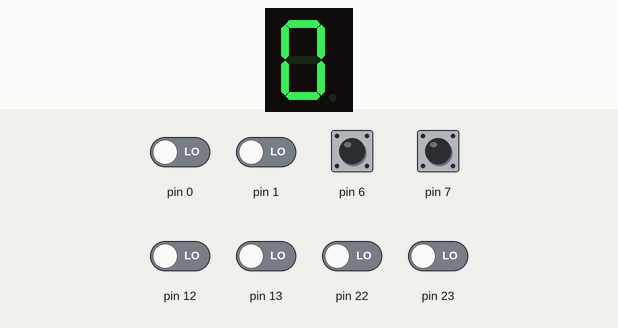
This sketch was run on a simulated Arduino Uno, built with avr-gcc and run on an emulated ATmega328P. Shown: 1-digit seven-segment display. Wiring (inferred from the names in the program): 1-digit 7-segment display, segments lit when LOW: segments pin 5, pin 4, pin 3, pin 2, pin 11, pin 10, pin 9, pin 8. The test bench sets the inputs (shaded band); at power-on: pin 6, pin 7 HIGH, pin 0, pin 1, pin 12, pin 13, pin 22, pin 23 LOW. The segment pins are drawn as the display they are named for.

Above: at 0.1 s.
At 20.1 s:
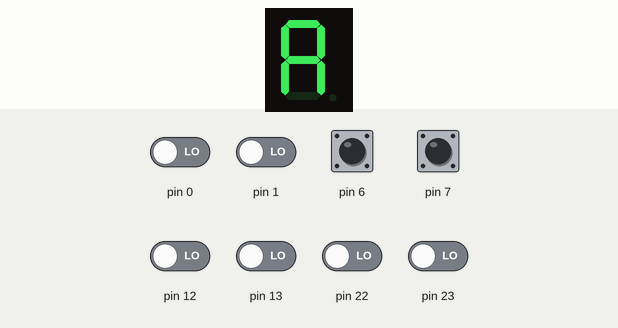
At 24.1 s:
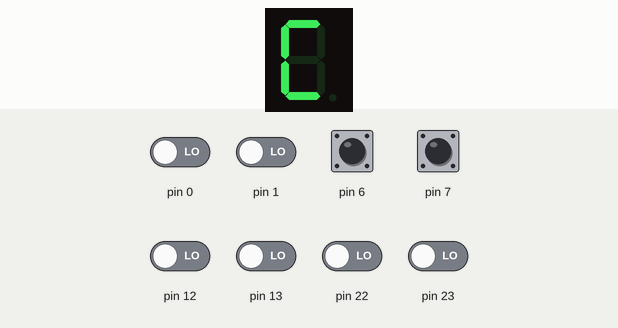
At 26.1 s:
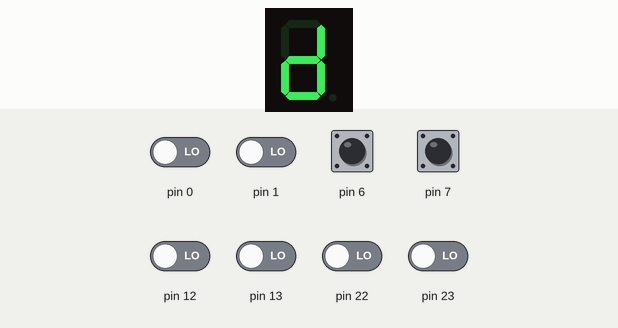
At 28.1 s:
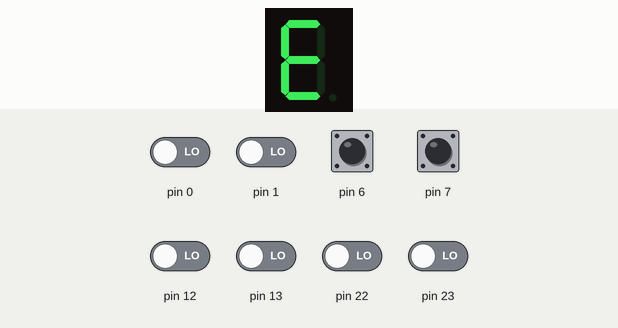
At 30.1 s:
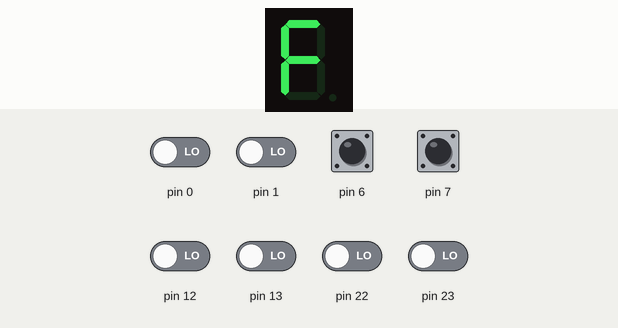

The sketch:

ledmatrix.ino
```cpp
#include "LedMatrix.h"

LedMatrix m ;

void setup() {
    m.clear() ;
//    Serial.begin(115200) ;
}

void loop() {
    m.clear() ;

//    for (MatrixSegment s = A; s <= H; s++) {
//        m.segment(s, true) ;
//        delay(500) ;
//    }
//
//    for (MatrixSegment s = H; s >= A; s--) {
//        m.segment(s, false) ;
//        delay(500) ;
//    }

    for (uint8_t i = 0x0; i <= 0xF; i++) {
        m.digit(i, false) ;
        delay(1000) ;
        m.digit(i, true) ;
        delay(500) ;
        m.digit(i, false) ;
        delay(500) ;
    }
}
```

LedMatrix.cpp
```cpp
#include "LedMatrix.h"

const uint8_t pins[] = { 5, 4, 3, 2, 11, 10, 9, 8 } ;

const uint8_t digits[][2] = {
  { B0000, B0011 },
  { B1001, B1111 },
  { B0010, B0101 },
  { B0000, B1101 },
  { B1001, B1001 },
  { B0100, B1001 },
  { B0100, B0001 },
  { B0001, B1111 },
  { B0000, B0001 },
  { B0000, B1001 },
  { B0001, B0001 },
  { B1100, B0001 },
  { B0110, B0011 },
  { B1000, B0101 },
  { B0110, B0001 },
  { B0111, B0001 }
} ;

MatrixSegment& operator++(MatrixSegment &s) {
    s = static_cast<MatrixSegment>(static_cast<int>(s) + 1 ) ;
    return s ;
}

MatrixSegment& operator--(MatrixSegment &s) {
    s = static_cast<MatrixSegment>(static_cast<int>(s) - 1) ;
    return s ;
}

MatrixSegment operator++(MatrixSegment &s, int) {
  MatrixSegment m = s ;
  ++s ;
  return m ;
}

MatrixSegment operator--(MatrixSegment &s, int) {
  MatrixSegment m = s ;
  --s ;
  return m ;
}

LedMatrix::LedMatrix() {
    for (uint8_t i = 0; i < 8; i++) {
        pinMode(pins[i], OUTPUT) ;
    }
}

void LedMatrix::clear() {
    PORTD = (PIND & (uint8_t)B11000011) | (uint8_t)B11111100 ;
    PORTB = (PINB & (uint8_t)B11110000) | (uint8_t)B1111 ;
}

void LedMatrix::digit(const uint8_t d, boolean dot) {
    if (d > 15) return ;
    PORTD = (PIND & (uint8_t)B11000011) | (digits[d][0] << 2) ;
    PORTB = ((PINB & (uint8_t)B11110000) | (digits[d][1] & (dot ? (uint8_t)B1110 : (uint8_t)B1111))) ;
}

void LedMatrix::segment(const MatrixSegment seg, boolean on) {
    digitalWrite(pins[seg], on ? LOW : HIGH) ;
}
```

LedMatrix.h
```cpp
#ifndef LED_MATRIX_H
#define LED_MATRIX_H

#include <Arduino.h>

typedef enum {
    BEFORE_LIST = -1,
    A = 0,  // D5
    B,      // D4
    C,      // D3
    D,      // D2
    E,      // D11
    F,      // D10
    G,      // D9
    H,      // D8
    END_OF_LIST
} MatrixSegment ;

MatrixSegment& operator++(MatrixSegment &s) ;
MatrixSegment operator++(MatrixSegment &s, int) ;
MatrixSegment& operator--(MatrixSegment &s) ;
MatrixSegment operator--(MatrixSegment &s, int) ;

class LedMatrix {
    public:
        LedMatrix() ;
        void clear() ;
        void digit(const uint8_t d, boolean dot) ;
        void segment(const MatrixSegment seg, boolean on) ;
} ;

#endif
```

Measured:
- what the display in image 1 shows lasts 1.0 s, from 20.0 s to 21.0 s
